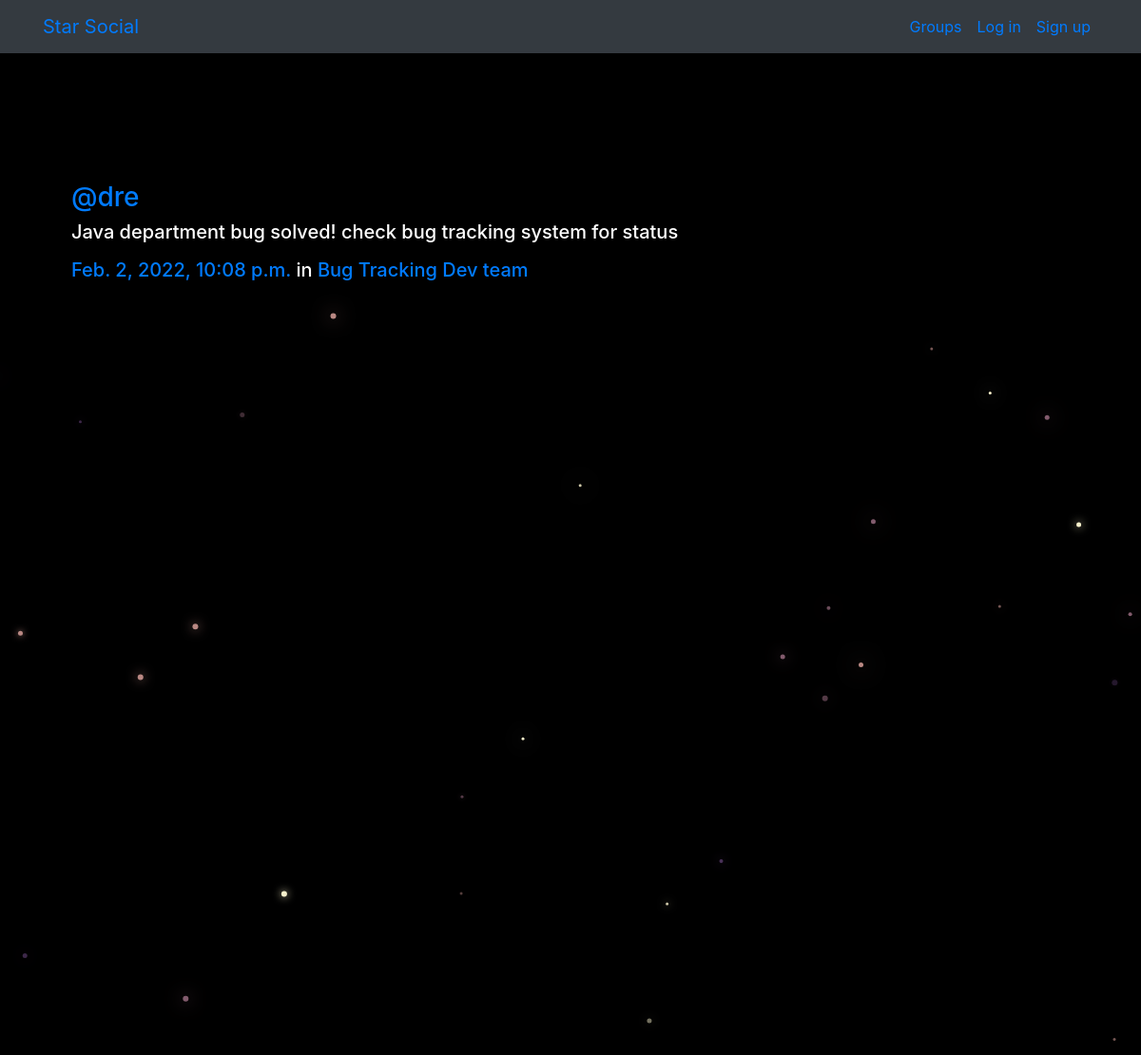
/posts/by/dre/12/, run on the app's committed database.
### posts/models.py (models this page shows, shortened)
class Post(models.Model):
    user = models.ForeignKey(User,related_name='posts',on_delete=models.CASCADE)
    created_at = models.DateTimeField(auto_now=True)
    message = models.TextField()
    message_html = models.TextField(editable=False)
    group = models.ForeignKey(Group,related_name='posts',null=True,blank=True,on_delete=models.CASCADE)
    class Meta:
        ordering = ['-created_at']
        unique_together = ['user','message']

### groups/models.py (models this page shows, shortened)
class Group(models.Model):
    name = models.CharField(max_length=255,unique=True)
    slug = models.SlugField(allow_unicode=True,unique=True)
    description = models.TextField(blank=True,default='')
    description_html = models.TextField(editable=False,default='',blank=True)
    members = models.ManyToManyField(User,through='GroupMember')
    class Meta:
        ordering = ['name']

### posts/views.py (the view)
# urls.py: path('by/<username>/<int:pk>/',views.PostDetail.as_view(),name="single"),
class PostDetail(SelectRelatedMixin,generic.DetailView):
    model = models.Post
    select_related = ('user','group')
    def get_queryset(self):
        queryset = super().get_queryset()
        return queryset.filter(user__username__iexact=self.kwargs.get('username'))

### posts/templates/posts/post_detail.html
{% extends "posts/post_base.html" %}
{% block post_content %}
<div class="col-md-8">
  {% include "posts/_post.html"%}
</div>
{% endblock %}

### posts/templates/posts/_post.html (shortened to what this page needs)
<div class="media">
	<div class="media-body">
		<h3 class="mr-5"><a href="{% url 'posts:for_user' username=post.user.username %}">@{{ post.user.username }}</a></h3>
		<h5>{{ post.message_html|safe }}
			<time class="time"><a href="{% url 'posts:single' username=post.user.username pk=post.pk %}">{{ post.created_at }}</a></time>
			{% if post.group %}
			<span class="group-name">in <a href="#">{{ post.group.name }}</a></span>
			{% endif %}
		</h5>
	</div>
</div>

### static/simplesocial/css/master.css (style rules this page uses)
body { margin: 0px; background-color: black; color:white; }
.mr-5 { margin-top:5% }

### data on the page
Post: user.username "dre", message_html "Java department bug solved! check bug tracking system for status", created_at "Feb. 2, 2022, 10:08 p.m.", group.name "Bug Tracking Dev team"
